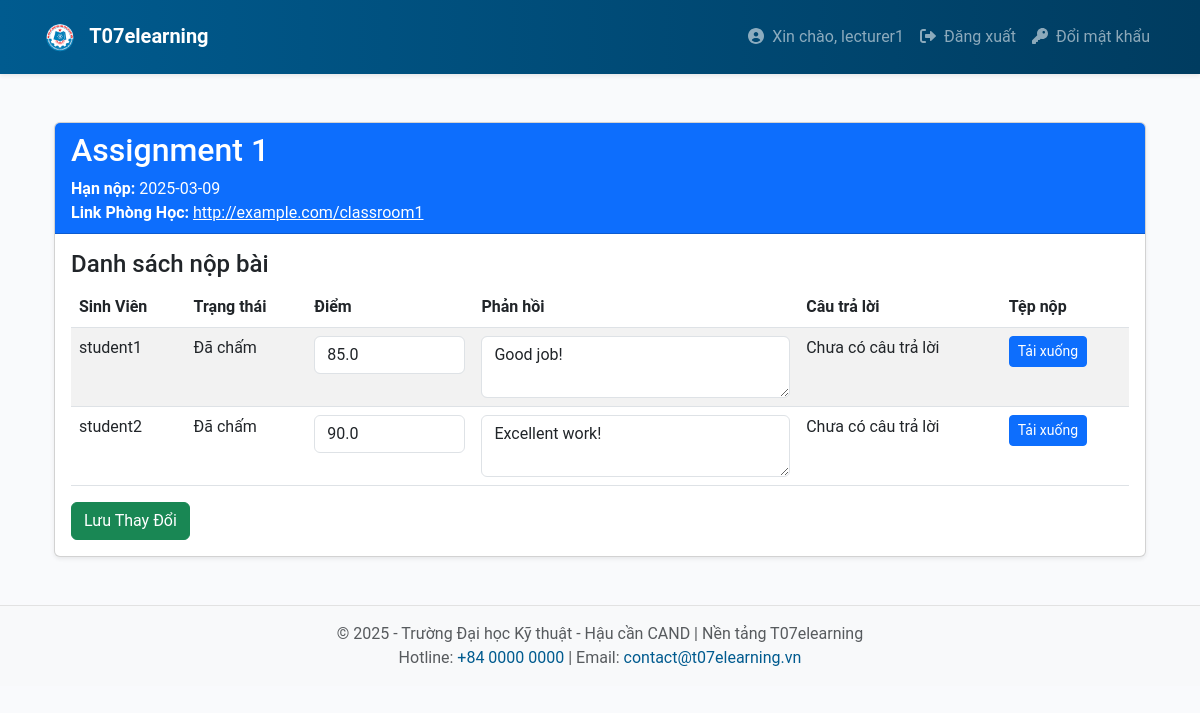
The app's page /lecturer/assignment/1/submissions (signed in), older data.
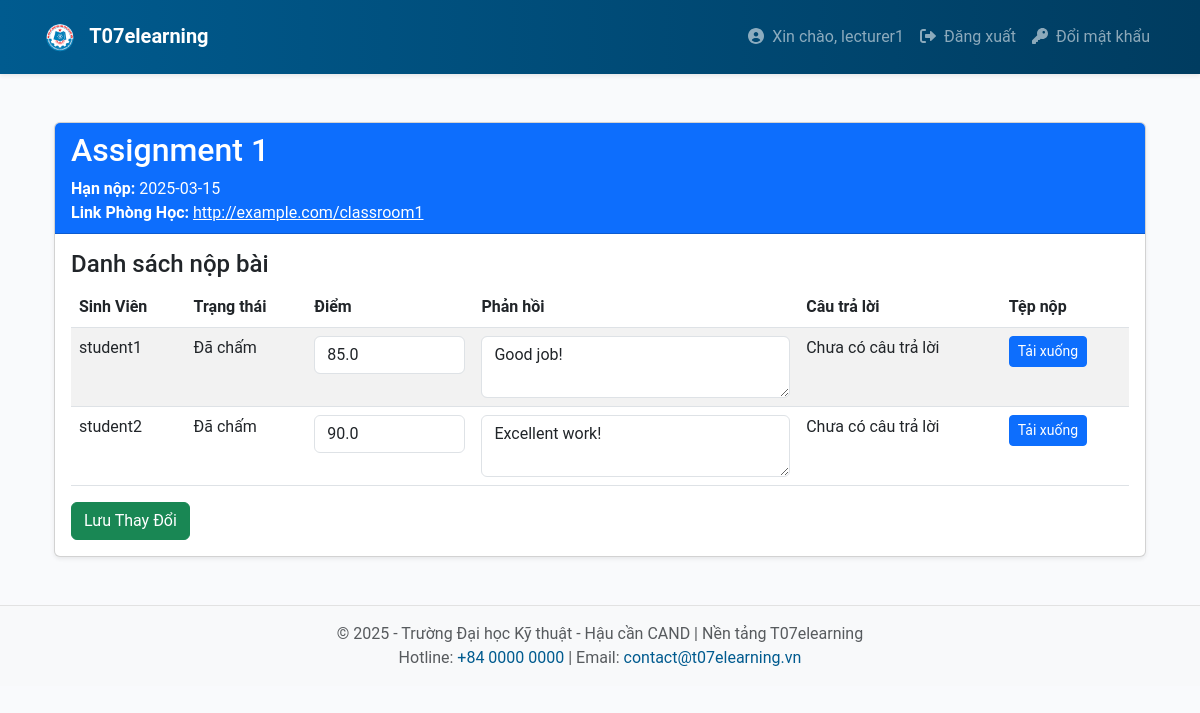
The same page, newer data.
### app/models.py (models this page shows, shortened)
class Assignment(db.Model):
    __tablename__ = 'assignments'
    id = db.Column(db.Integer, primary_key=True)
    class_id = db.Column(db.Integer, db.ForeignKey('classes.id'), nullable=False)
    title = db.Column(db.String(128), nullable=False)
    description = db.Column(db.Text, nullable=True)
    due_date = db.Column(db.DateTime, nullable=False)
    max_attempts = db.Column(db.Integer, default=1)
    created_on = db.Column(db.DateTime, default=datetime.utcnow)
    attachment_url = db.Column(db.String(512), nullable=True)
    class_link = db.Column(db.String(256), nullable=True)  # New field for class link
    lecturer_id = db.Column(db.Integer, db.ForeignKey('users.id'), nullable=False)
    deadline_duration = db.Column(db.Integer, nullable=False, default=0)
    submissions = db.relationship('Submission', back_populates='assignment')

### app/lecturer/routes.py (the view)
@bp.route('/assignment/<int:assignment_id>/submissions', methods=['GET'])
@login_required
def view_submissions(assignment_id):
    if not current_user.is_lecturer():
        flash('Bạn không có quyền truy cập trang này.')
        return redirect(url_for('main.index'))
    assignment = Assignment.query.get_or_404(assignment_id)
    submissions = Submission.query.filter_by(assignment_id=assignment.id).all()
    if assignment.deadline_duration:
        deadline_time = assignment.created_on + timedelta(minutes=assignment.deadline_duration)
    else:
        deadline_time = assignment.due_date
    for submission in submissions:
        if submission.status == 'pending' and datetime.utcnow() > deadline_time:
            submission.status = 'overdue'
            db.session.commit()
    return render_template('lecturer/view_submissions.html', assignment=assignment, submissions=submissions)

### app/models.py (called while the page is built)
    def is_lecturer(self):
        return any(role.name == 'lecturer' for role in self.roles)

### app/templates/lecturer/view_submissions.html
{% extends "base.html" %} {% block content %}
<div class="container mt-5">
  <div class="card shadow-sm">
    <div class="card-header bg-primary text-white">
      <h2>{{ assignment.title }}</h2>
      <p class="mb-0">
        <strong>Hạn nộp:</strong> {{ assignment.due_date.strftime('%Y-%m-%d') }}
      </p>
      {% if assignment.class_link %}
      <p class="mb-0">
        <strong>Link Phòng Học:</strong>
        <a href="{{ assignment.class_link }}" target="_blank" class="class-link"
          >{{ assignment.class_link }}</a
        >
      </p>
      {% else %}
      <p class="mb-0"><strong>Link Phòng Học:</strong> Không có link</p>
      {% endif %}
    </div>
    <div class="card-body">
      <h4>Danh sách nộp bài</h4>
      <form
        method="POST"
        action="{{ url_for('lecturer.grade_submissions', assignment_id=assignment.id) }}"
      >
        <table class="table table-striped">
          <thead>
            <tr>
              <th>Sinh Viên</th>
              <th>Trạng thái</th>
              <th>Điểm</th>
              <th>Phản hồi</th>
              <th>Câu trả lời</th>
              <th>Tệp nộp</th>
            </tr>
          </thead>
          <tbody>
            {% for submission in submissions %}
            <tr>
              <td>{{ submission.student.username }}</td>
              <td>
                {% if submission.status == 'overdue' %}
                <span class="text-danger">Quá hạn</span>
                {% elif submission.status == 'submitted' %} Đã nộp {% elif
                submission.status == 'graded' %} Đã chấm {% else %} Chưa nộp {%
                endif %}
              </td>
              <td>
                <input
                  type="number"
                  name="grades[{{ submission.id }}]"
                  value="{{ submission.grade if submission.grade is not none else '' }}"
                  class="form-control"
                  min="0"
                  max="100"
                />
              </td>
              <td>
                <textarea
                  name="feedbacks[{{ submission.id }}]"
                  class="form-control"
                >
{{ submission.feedback if submission.feedback else '' }}</textarea
                >
              </td>
              <td>
                {{ submission.answer if submission.answer else 'Chưa có câu trả
                lời' }}
              </td>
              <td>
                {% if submission.file_url %}
                <a
                  href="{{ url_for('static', filename=submission.file_url.replace('\\', '/')) }}"
                  class="btn btn-primary btn-sm"
                  download
                  >Tải xuống</a
                >
                {% else %} Không có tệp {% endif %}
              </td>
            </tr>
            {% endfor %}
          </tbody>
        </table>
        <button type="submit" class="btn btn-success">Lưu Thay Đổi</button>
      </form>
    </div>
  </div>
</div>
{% endblock %}

Row changes from the older to the newer data that the page shows:
changed Assignment "Assignment 1": due_date "2025-03-09" → "2025-03-15"
